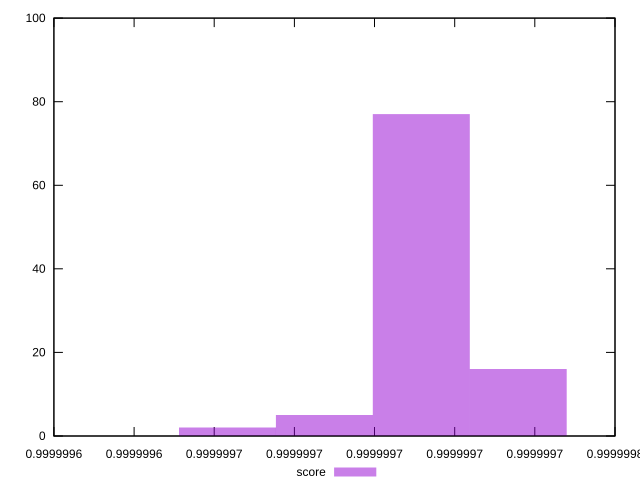

Write gnuplot code to recreate this figure.
reset
set terminal svg size 640, 490 enhanced background rgb 'white'
set output "reprap/first-cpu-idle/samples/empty/score/histogram.svg"

$score <<EOF
0.9999996632996868 2
0.9999997358414725 16
0.9999997116608773 77
0.9999996874802821 5
EOF

set key outside below
set boxwidth 2.4180595237463e-8
set yrange [0:100]
set style fill transparent solid 0.5 noborder

plot \
  $score title "score" with boxes, \


reset
